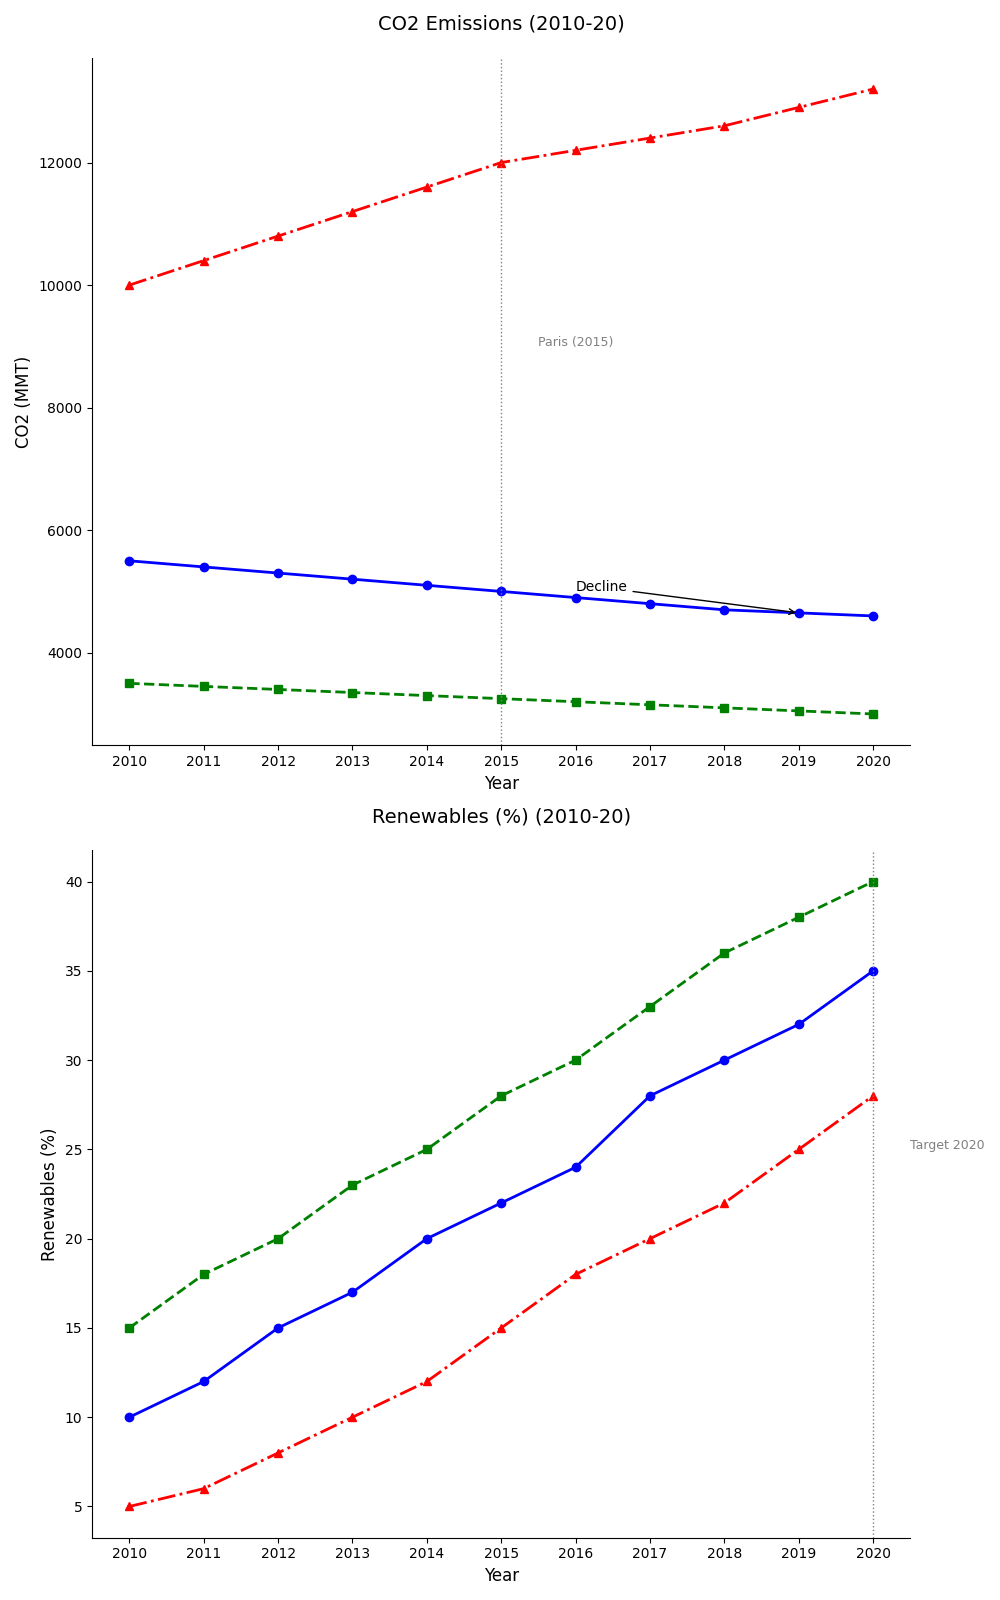

Write Python code to recreate this figure.
import matplotlib.pyplot as plt
import numpy as np

years = np.arange(2010, 2021)
north_america_co2 = [5500, 5400, 5300, 5200, 5100, 5000, 4900, 4800, 4700, 4650, 4600]
europe_co2 = [3500, 3450, 3400, 3350, 3300, 3250, 3200, 3150, 3100, 3050, 3000]
asia_co2 = [10000, 10400, 10800, 11200, 11600, 12000, 12200, 12400, 12600, 12900, 13200]
north_america_renew = [10, 12, 15, 17, 20, 22, 24, 28, 30, 32, 35]
europe_renew = [15, 18, 20, 23, 25, 28, 30, 33, 36, 38, 40]
asia_renew = [5, 6, 8, 10, 12, 15, 18, 20, 22, 25, 28]

fig, (ax1, ax2) = plt.subplots(2, 1, figsize=(10, 16))

# Plot for CO2 emissions
ax1.plot(years, north_america_co2, color='blue', marker='o', linestyle='-', linewidth=2)
ax1.plot(years, europe_co2, color='green', marker='s', linestyle='--', linewidth=2)
ax1.plot(years, asia_co2, color='red', marker='^', linestyle='-.', linewidth=2)
ax1.axvline(x=2015, color='grey', linestyle=':', linewidth=1)
ax1.text(2015.5, 9000, 'Paris (2015)', fontsize=9, color='grey')
ax1.set_title("CO2 Emissions (2010-20)", fontsize=14, pad=20)
ax1.set_xlabel("Year", fontsize=12)
ax1.set_ylabel("CO2 (MMT)", fontsize=12)
ax1.set_xticks(years)
ax1.spines['top'].set_linewidth(0)
ax1.spines['right'].set_linewidth(0)
ax1.annotate('Decline', xy=(2019, 4650), xytext=(2016, 5000),
             arrowprops=dict(facecolor='black', arrowstyle='->'), fontsize=10)

# Plot for renewable energy
ax2.plot(years, north_america_renew, color='blue', marker='o', linestyle='-', linewidth=2)
ax2.plot(years, europe_renew, color='green', marker='s', linestyle='--', linewidth=2)
ax2.plot(years, asia_renew, color='red', marker='^', linestyle='-.', linewidth=2)
ax2.set_title("Renewables (%) (2010-20)", fontsize=14, pad=20)
ax2.set_xlabel("Year", fontsize=12)
ax2.set_ylabel("Renewables (%)", fontsize=12)
ax2.set_xticks(years)
ax2.spines['top'].set_linewidth(0)
ax2.spines['right'].set_linewidth(0)
ax2.axvline(x=2020, color='grey', linestyle=':', linewidth=1)
ax2.text(2020.5, 25, 'Target 2020', fontsize=9, color='grey')

plt.tight_layout()
plt.show()
